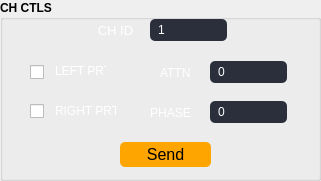
   <widget class="QGroupBox" name="radar_groupbox_32">
    <property name="geometry">
     <rect>
      <x>760</x>
      <y>190</y>
      <width>321</width>
      <height>181</height>
     </rect>
    </property>
    <property name="font">
     <font>
      <bold>true</bold>
     </font>
    </property>
    <property name="styleSheet">
     <string notr="true">QComboBox {
    color: white;
    background-color: #2a2f3b;
    border: 1px  #ccc;
    border-radius: 5px;
    padding-left: 8px;
    padding-right: 1px;
    font-size: 12px;
}
/* Hover effect on closed combo box */
QComboBox:hover {
    background-color: #323741;
}
/* Drop-down arrow */
QComboBox::drop-down {
    border: none;
    width: 25px;
    subcontrol-origin: padding; 
    subcontrol-position: top right;
    background: transparent;
}

QComboBox::down-arrow {
	image: url(:/newPrefix/resources/arrow.png);
    width: 12px;
    height: 12px;
}

/* Drop-down popup (list view) with dark theme */
QComboBox QAbstractItemView {
    background-color: #2a2f3b;              /* dark background */
    color: white;                           /* white text */
    selection-background-color: #323741;    /* slightly lighter dark when selected */
    selection-color: white;
    border: 1px solid #444;                 /* subtle dark border */
    padding: 5px;
    outline: 0;
    border-radius: 5px;
}

/* Vertical scrollbar inside combo popup */
QComboBox QAbstractItemView QScrollBar:vertical {
    background: #2a2f3b;           /* dark scrollbar track */
    width: 10px;
    margin: 2px 0;
    border-radius: 5px;
}

QComboBox QAbstractItemView QScrollBar::handle:vertical {
    background: #555;              /* scrollbar handle */
    min-height: 20px;
    border-radius: 5px;
}

QComboBox QAbstractItemView QScrollBar::handle:vertical:hover {
    background: #777;              /* lighter on hover */
}

QComboBox QAbstractItemView QScrollBar::add-line:vertical,
QComboBox QAbstractItemView QScrollBar::sub-line:vertical {
    background: none;
    height: 0px;
    subcontrol-origin: margin;
}

QComboBox QAbstractItemView QScrollBar::add-page:vertical,
QComboBox QAbstractItemView QScrollBar::sub-page:vertical {
    background: none;
}

QPushButton {
background-color: orange;
color: black;
border: none;
height: 35px;
border-radius: 5px;
font-size: 16px;
}

QPushButton:pressed {
background-color: darkorange;
}

QLabel{
color: white;
}
QCheckBox{
color: white;	
}</string>
    </property>
    <property name="title">
     <string>CH CTLS</string>
    </property>
    <widget class="QComboBox" name="chId">
     <property name="geometry">
      <rect>
       <x>150</x>
       <y>19</y>
       <width>77</width>
       <height>22</height>
      </rect>
     </property>
     <property name="currentText">
      <string>1</string>
     </property>
     <item>
      <property name="text">
       <string>1</string>
      </property>
     </item>
     <item>
      <property name="text">
       <string>2</string>
      </property>
     </item>
     <item>
      <property name="text">
       <string>3</string>
      </property>
     </item>
     <item>
      <property name="text">
       <string>4</string>
      </property>
     </item>
     <item>
      <property name="text">
       <string>5</string>
      </property>
     </item>
     <item>
      <property name="text">
       <string>6</string>
      </property>
     </item>
     <item>
      <property name="text">
       <string>7</string>
      </property>
     </item>
     <item>
      <property name="text">
       <string>8</string>
      </property>
     </item>
     <item>
      <property name="text">
       <string>ALL ON</string>
      </property>
     </item>
     <item>
      <property name="text">
       <string>ALL OFF</string>
      </property>
     </item>
    </widget>
    <widget class="QLabel" name="label_69">
     <property name="geometry">
      <rect>
       <x>90</x>
       <y>20</y>
       <width>51</width>
       <height>21</height>
      </rect>
     </property>
     <property name="font">
      <font>
       <pointsize>10</pointsize>
      </font>
     </property>
     <property name="text">
      <string>CH ID</string>
     </property>
     <property name="alignment">
      <set>Qt::AlignmentFlag::AlignCenter</set>
     </property>
    </widget>
    <widget class="QCheckBox" name="leftPrt">
     <property name="geometry">
      <rect>
       <x>30</x>
       <y>62</y>
       <width>17</width>
       <height>20</height>
      </rect>
     </property>
     <property name="text">
      <string/>
     </property>
    </widget>
    <widget class="QCheckBox" name="righttPrt">
     <property name="geometry">
      <rect>
       <x>30</x>
       <y>101</y>
       <width>17</width>
       <height>20</height>
      </rect>
     </property>
     <property name="text">
      <string/>
     </property>
    </widget>
    <widget class="QPushButton" name="btnRND">
     <property name="geometry">
      <rect>
       <x>120</x>
       <y>142</y>
       <width>91</width>
       <height>25</height>
      </rect>
     </property>
     <property name="maximumSize">
      <size>
       <width>16777215</width>
       <height>25</height>
      </size>
     </property>
     <property name="text">
      <string>Send</string>
     </property>
    </widget>
    <widget class="QComboBox" name="attTxCh">
     <property name="geometry">
      <rect>
       <x>210</x>
       <y>61</y>
       <width>77</width>
       <height>22</height>
      </rect>
     </property>
     <property name="currentText">
      <string>0</string>
     </property>
     <item>
      <property name="text">
       <string>0</string>
      </property>
     </item>
     <item>
      <property name="text">
       <string>0.5</string>
      </property>
     </item>
     <item>
      <property name="text">
       <string>1</string>
      </property>
     </item>
     <item>
      <property name="text">
       <string>1.5</string>
      </property>
     </item>
     <item>
      <property name="text">
       <string>2</string>
      </property>
     </item>
     <item>
      <property name="text">
       <string>2.5</string>
      </property>
     </item>
     <item>
      <property name="text">
       <string>3</string>
      </property>
     </item>
     <item>
      <property name="text">
       <string>3.5</string>
      </property>
     </item>
     <item>
      <property name="text">
       <string>4</string>
      </property>
     </item>
     <item>
      <property name="text">
       <string>4.5</string>
      </property>
     </item>
     <item>
      <property name="text">
       <string>5</string>
      </property>
     </item>
     <item>
      <property name="text">
       <string>5.5</string>
      </property>
     </item>
     <item>
      <property name="text">
       <string>6</string>
      </property>
     </item>
     <item>
      <property name="text">
       <string>6.5</string>
      </property>
     </item>
     <item>
      <property name="text">
       <string>7</string>
      </property>
     </item>
     <item>
      <property name="text">
       <string>7.5</string>
      </property>
     </item>
     <item>
      <property name="text">
       <string>8</string>
      </property>
     </item>
     <item>
      <property name="text">
       <string>8.5</string>
      </property>
     </item>
     <item>
      <property name="text">
       <string>9</string>
      </property>
     </item>
     <item>
      <property name="text">
       <string>9.5</string>
      </property>
     </item>
     <item>
      <property name="text">
       <string>10</string>
      </property>
     </item>
     <item>
      <property name="text">
       <string>10.5</string>
      </property>
     </item>
     <item>
      <property name="text">
       <string>11</string>
      </property>
     </item>
     <item>
      <property name="text">
       <string>11.5</string>
      </property>
     </item>
     <item>
      <property name="text">
       <string>12</string>
      </property>
     </item>
     <item>
      <property name="text">
       <string>12.5</string>
      </property>
     </item>
     <item>
      <property name="text">
       <string>13</string>
      </property>
     </item>
     <item>
      <property name="text">
       <string>13.5</string>
      </property>
     </item>
     <item>
      <property name="text">
       <string>14</string>
      </property>
     </item>
     <item>
      <property name="text">
       <string>14.5</string>
      </property>
     </item>
     <item>
      <property name="text">
       <string>15</string>
      </property>
     </item>
     <item>
      <property name="text">
       <string>15.5</string>
      </property>
     </item>
     <item>
      <property name="text">
       <string>16</string>
      </property>
     </item>
     <item>
      <property name="text">
       <string>16.5</string>
      </property>
     </item>
     <item>
      <property name="text">
       <string>17</string>
      </property>
     </item>
     <item>
      <property name="text">
       <string>17.5</string>
      </property>
     </item>
     <item>
      <property name="text">
       <string>18</string>
      </property>
     </item>
     <item>
      <property name="text">
       <string>18.5</string>
      </property>
     </item>
     <item>
      <property name="text">
       <string>19</string>
      </property>
     </item>
     <item>
      <property name="text">
       <string>19.5</string>
      </property>
     </item>
     <item>
      <property name="text">
       <string>20</string>
      </property>
     </item>
     <item>
      <property name="text">
       <string>20.5</string>
      </property>
     </item>
     <item>
      <property name="text">
       <string>21</string>
      </property>
     </item>
     <item>
      <property name="text">
       <string>21.5</string>
      </property>
     </item>
     <item>
      <property name="text">
       <string>22</string>
      </property>
     </item>
     <item>
      <property name="text">
       <string>22.5</string>
      </property>
     </item>
     <item>
      <property name="text">
       <string>23</string>
      </property>
     </item>
     <item>
      <property name="text">
       <string>23.5</string>
      </property>
     </item>
     <item>
      <property name="text">
       <string>24</string>
      </property>
     </item>
     <item>
      <property name="text">
       <string>24.5</string>
      </property>
     </item>
     <item>
      <property name="text">
       <string>25</string>
      </property>
     </item>
     <item>
      <property name="text">
       <string>25.5</string>
      </property>
     </item>
     <item>
      <property name="text">
       <string>26</string>
      </property>
     </item>
     <item>
      <property name="text">
       <string>26.5</string>
      </property>
     </item>
     <item>
      <property name="text">
       <string>27</string>
      </property>
     </item>
     <item>
      <property name="text">
       <string>27.5</string>
      </property>
     </item>
     <item>
      <property name="text">
       <string>28</string>
      </property>
     </item>
     <item>
      <property name="text">
       <string>28.5</string>
      </property>
     </item>
     <item>
      <property name="text">
       <string>29</string>
      </property>
     </item>
     <item>
      <property name="text">
       <string>29.5</string>
      </property>
     </item>
     <item>
      <property name="text">
       <string>30</string>
      </property>
     </item>
     <item>
      <property name="text">
       <string>30.5</string>
      </property>
     </item>
     <item>
      <property name="text">
       <string>31</string>
      </property>
     </item>
     <item>
      <property name="text">
       <string>31.5</string>
      </property>
     </item>
    </widget>
    <widget class="QLabel" name="label_83">
     <property name="geometry">
      <rect>
       <x>160</x>
       <y>60</y>
       <width>31</width>
       <height>26</height>
      </rect>
     </property>
     <property name="font">
      <font>
       <pointsize>9</pointsize>
      </font>
     </property>
     <property name="text">
      <string>ATTN</string>
     </property>
    </widget>
    <widget class="QLabel" name="label_111">
     <property name="geometry">
      <rect>
       <x>150</x>
       <y>100</y>
       <width>41</width>
       <height>26</height>
      </rect>
     </property>
     <property name="font">
      <font>
       <pointsize>9</pointsize>
      </font>
     </property>
     <property name="text">
      <string>PHASE</string>
     </property>
     <property name="alignment">
      <set>Qt::AlignmentFlag::AlignCenter</set>
     </property>
    </widget>
    <widget class="QComboBox" name="phTxCh">
     <property name="geometry">
      <rect>
       <x>210</x>
       <y>101</y>
       <width>77</width>
       <height>22</height>
      </rect>
     </property>
     <property name="currentText">
      <string>0</string>
     </property>
     <item>
      <property name="text">
       <string>0</string>
      </property>
     </item>
     <item>
      <property name="text">
       <string>5.625</string>
      </property>
     </item>
     <item>
      <property name="text">
       <string>11.25</string>
      </property>
     </item>
     <item>
      <property name="text">
       <string>16.875</string>
      </property>
     </item>
     <item>
      <property name="text">
       <string>22.5</string>
      </property>
     </item>
     <item>
      <property name="text">
       <string>28.125</string>
      </property>
     </item>
     <item>
      <property name="text">
       <string>33.75</string>
      </property>
     </item>
     <item>
      <property name="text">
       <string>39.375</string>
      </property>
     </item>
     <item>
      <property name="text">
       <string>45</string>
      </property>
     </item>
     <item>
      <property name="text">
       <string>50.625</string>
      </property>
     </item>
     <item>
      <property name="text">
       <string>56.25</string>
      </property>
     </item>
     <item>
      <property name="text">
       <string>61.875</string>
      </property>
     </item>
     <item>
      <property name="text">
       <string>67.5</string>
      </property>
     </item>
     <item>
      <property name="text">
       <string>73.125</string>
      </property>
     </item>
     <item>
      <property name="text">
       <string>78.75</string>
      </property>
     </item>
     <item>
      <property name="text">
       <string>84.375</string>
      </property>
     </item>
     <item>
      <property name="text">
       <string>90</string>
      </property>
     </item>
     <item>
      <property name="text">
       <string>95.625</string>
      </property>
     </item>
     <item>
      <property name="text">
       <string>101.25</string>
      </property>
     </item>
     <item>
      <property name="text">
       <string>106.875</string>
      </property>
     </item>
     <item>
      <property name="text">
       <string>112.5</string>
      </property>
     </item>
     <item>
      <property name="text">
       <string>118.125</string>
      </property>
     </item>
     <item>
      <property name="text">
       <string>123.75</string>
      </property>
     </item>
     <item>
      <property name="text">
       <string>129.375</string>
      </property>
     </item>
     <item>
      <property name="text">
       <string>135</string>
      </property>
     </item>
     <item>
      <property name="text">
       <string>140.625</string>
      </property>
     </item>
     <item>
      <property name="text">
       <string>146.25</string>
      </property>
     </item>
     <item>
      <property name="text">
       <string>151.875</string>
      </property>
     </item>
     <item>
      <property name="text">
       <string>157.5</string>
      </property>
     </item>
     <item>
      <property name="text">
       <string>163.125</string>
      </property>
     </item>
     <item>
      <property name="text">
       <string>168.75</string>
      </property>
     </item>
     <item>
      <property name="text">
       <string>174.375</string>
      </property>
     </item>
     <item>
      <property name="text">
       <string>180</string>
      </property>
     </item>
     <item>
      <property name="text">
       <string>180.625</string>
      </property>
     </item>
     <item>
      <property name="text">
       <string>191.25</string>
      </property>
     </item>
     <item>
      <property name="text">
       <string>196.875</string>
      </property>
     </item>
     <item>
      <property name="text">
       <string>202.5</string>
      </property>
     </item>
     <item>
      <property name="text">
       <string>208.125</string>
      </property>
     </item>
     <item>
      <property name="text">
       <string>213.75</string>
      </property>
     </item>
     <item>
      <property name="text">
       <string>219.375</string>
      </property>
     </item>
     <item>
      <property name="text">
       <string>225</string>
      </property>
     </item>
     <item>
      <property name="text">
       <string>230.625</string>
      </property>
     </item>
     <item>
      <property name="text">
       <string>236.25</string>
      </property>
     </item>
     <item>
      <property name="text">
       <string>241.875</string>
      </property>
     </item>
     <item>
      <property name="text">
       <string>247.5</string>
      </property>
     </item>
     <item>
      <property name="text">
       <string>253.125</string>
      </property>
     </item>
     <item>
      <property name="text">
       <string>258.75</string>
      </property>
     </item>
     <item>
      <property name="text">
       <string>264.375</string>
      </property>
     </item>
     <item>
      <property name="text">
       <string>270</string>
      </property>
     </item>
     <item>
      <property name="text">
       <string>275.625</string>
      </property>
     </item>
     <item>
      <property name="text">
       <string>281.25</string>
      </property>
     </item>
     <item>
      <property name="text">
       <string>286.875</string>
      </property>
     </item>
     <item>
      <property name="text">
       <string>292.5</string>
      </property>
     </item>
     <item>
      <property name="text">
       <string>298.125</string>
      </property>
     </item>
     <item>
      <property name="text">
       <string>303.75</string>
      </property>
     </item>
     <item>
      <property name="text">
       <string>309.375</string>
      </property>
     </item>
     <item>
      <property name="text">
       <string>315</string>
      </property>
     </item>
     <item>
      <property name="text">
       <string>320.625</string>
      </property>
     </item>
     <item>
      <property name="text">
       <string>326.25</string>
      </property>
     </item>
     <item>
      <property name="text">
       <string>331.875</string>
      </property>
     </item>
     <item>
      <property name="text">
       <string>337.5</string>
      </property>
     </item>
     <item>
      <property name="text">
       <string>343.125</string>
      </property>
     </item>
     <item>
      <property name="text">
       <string>348.75</string>
      </property>
     </item>
     <item>
      <property name="text">
       <string>354.375</string>
      </property>
     </item>
    </widget>
    <widget class="QLabel" name="label_195">
     <property name="geometry">
      <rect>
       <x>55</x>
       <y>60</y>
       <width>51</width>
       <height>21</height>
      </rect>
     </property>
     <property name="font">
      <font>
       <pointsize>9</pointsize>
      </font>
     </property>
     <property name="text">
      <string>LEFT PRT</string>
     </property>
    </widget>
    <widget class="QLabel" name="label_196">
     <property name="geometry">
      <rect>
       <x>55</x>
       <y>100</y>
       <width>61</width>
       <height>21</height>
      </rect>
     </property>
     <property name="font">
      <font>
       <pointsize>9</pointsize>
      </font>
     </property>
     <property name="text">
      <string>RIGHT PRT</string>
     </property>
    </widget>
   </widget>
